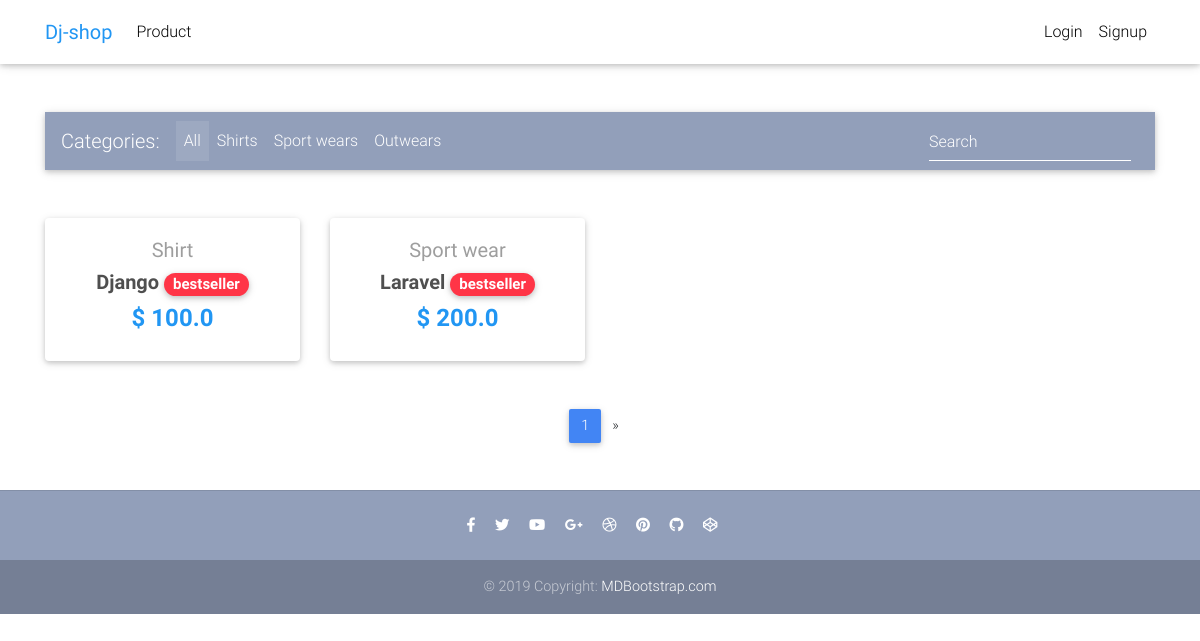
The page / on the database its author committed.
### core/models.py (models this page shows, shortened)
class Item(models.Model):
    title          = models.CharField(max_length=100)
    price          = models.FloatField()
    discount_price = models.FloatField(default=False,blank=True,null=True)
    slug           = models.SlugField()
    category       = models.CharField(choices=CATEGORY_CHOSES,max_length=2)
    label          = models.CharField(choices=LABEL_CHOSES,max_length=1)
    description    = models.CharField(max_length=100)
    def get_absolute_url(self):
        return reverse('core:product', kwargs={'slug': self.slug})

### core/views.py (the view)
# urls.py: path('', ProductList.as_view(), name='home'),
class ProductList(ListView):
    model = Item
    paginate_by = 2
    template_name = 'product_list.html'

### core/templates/product_list.html (shortened to what this page needs)
{% load static %}
{% load cart_template_tags %}
<!DOCTYPE html>
<html lang="en">
<head>
  <link rel="stylesheet" href="https://use.fontawesome.com/releases/v5.11.2/css/all.css">
  <link href="{% static 'css/bootstrap.min.css'%}" rel="stylesheet">
  <link href="{% static 'css/mdb.min.css'%}" rel="stylesheet">
  <link href="{% static 'css/style.min.css'%}" rel="stylesheet">
</head>
<body>
  <nav class="navbar fixed-top navbar-expand-lg navbar-light white scrolling-navbar">
    <div class="container">
      <a class="navbar-brand waves-effect" href="{% url 'core:home' %}">
        <strong class="blue-text">Dj-shop</strong>
      </a>
      <div class="collapse navbar-collapse" id="navbarSupportedContent">
        <ul class="navbar-nav mr-auto">
          <li class="nav-item">
            <a class="nav-link waves-effect" href="">Product</a>
          </li>
        </ul>
        <ul class="navbar-nav nav-flex-icons">
          {% if user.is_authenticated %}
          <li class="nav-item">
            <a class="nav-link waves-effect" href="{%url 'core:order_summary'%}">
              <span class="badge red z-depth-1 mr-1"> {{request.user|cart_item_count}} </span>
              <i class="fas fa-shopping-cart"></i>
              <span class="clearfix d-none d-sm-inline-block"> Cart </span>
            </a>
          </li>
          <li class="nav-item">
            <a class="nav-link waves-effect" href="{%url 'account_logout' %}">
              <span class="clearfix d-none d-sm-inline-block"> Logout </span>
            </a>
          </li>
          {%else%}
          <li class="nav-item">
            <a class="nav-link waves-effect" href="{%url 'account_login' %}">
              <span class="clearfix d-none d-sm-inline-block"> Login </span>
            </a>
          </li>
          <li class="nav-item">
            <a class="nav-link waves-effect" href="{%url 'account_signup' %}">
              <span class="clearfix d-none d-sm-inline-block"> Signup </span>
            </a>
          </li>
          {%endif%}
        </ul>
      </div>
    </div>
  </nav>
  <div class=" p-5">
  </div>
    <a class="carousel-control-prev" href="#carousel-example-1z" role="button" data-slide="prev">
      <span class="carousel-control-prev-icon" aria-hidden="true"></span>
    </a>
    <a class="carousel-control-next" href="#carousel-example-1z" role="button" data-slide="next">
      <span class="carousel-control-next-icon" aria-hidden="true"></span>
    </a>
  <main>
    <div class="container">
      <nav class="navbar navbar-expand-lg navbar-dark mdb-color lighten-3 mt-3 mb-5">
        <span class="navbar-brand">Categories:</span>
        <div class="collapse navbar-collapse" id="basicExampleNav">
          <ul class="navbar-nav mr-auto">
            <li class="nav-item active">
              <a class="nav-link" href="#">All
              </a>
            </li>
            <li class="nav-item">
              <a class="nav-link" href="#">Shirts</a>
            </li>
            <li class="nav-item">
              <a class="nav-link" href="#">Sport wears</a>
            </li>
            <li class="nav-item">
              <a class="nav-link" href="#">Outwears</a>
            </li>
          </ul>
          <form class="form-inline">
            <div class="md-form my-0">
              <input class="form-control mr-sm-2" type="text" placeholder="Search" aria-label="Search">
            </div>
          </form>
        </div>
      </nav>
      <section class="text-center mb-4">
        <div class="row wow fadeIn">
{% for item in object_list %}
          <div class="col-lg-3 col-md-6 mb-4">
            <div class="card">
              <div class="card-body text-center">
                <a href="{{item.get_absolute_url}}" class="grey-text">
                  <h5>{{item.get_category_display}}</h5>
                </a>
                <h5>
                  <strong>
                    <a href="{{item.get_absolute_url}}" class="dark-grey-text">{{item.title}}
                      <span class="badge badge-pill {{item.get_label_display}}-color">bestseller</span>
                    </a>
                  </strong>
                </h5>
                <h4 class="font-weight-bold blue-text">
                  <strong>$
                    {% if item.discount_price%}
                    {{item.discount_price}}
                    {%else%}
                    {{item.price}}
                    {% endif %}
                  </strong>
                </h4>
              </div>
            </div>
          </div>
{%endfor%}
        </div>
      </section>
{% if is_paginated %}
      <nav class="d-flex justify-content-center wow fadeIn">
        <ul class="pagination pg-blue">
          <li class="page-item active">
            <a class="page-link" href="?page={{page_obj.number}}">{{page_obj.number}}
            </a>
          </li>
          {% if page_obj.has_next %}
          <li class="page-item">
            <a class="page-link" href="?page={{page_obj.next_page_number}}" aria-label="Next">
              <span aria-hidden="true">&raquo;</span>
            </a>
          </li>
          {% endif %}
        </ul>
      </nav>
      {% endif %}
    </div>
  </main>
  <footer class="page-footer text-center font-small mt-4 wow fadeIn">
    <hr class="my-4">
    <div class="pb-4">
      <a href="https://www.facebook.com/mdbootstrap" target="_blank">
        <i class="fab fa-facebook-f mr-3"></i>
      </a>
      <a href="https://twitter.com/MDBootstrap" target="_blank">
        <i class="fab fa-twitter mr-3"></i>
      </a>
      <a href="https://www.youtube.com/watch?v=7MUISDJ5ZZ4" target="_blank">
        <i class="fab fa-youtube mr-3"></i>
      </a>
      <a href="https://plus.google.com/u/0/b/107863090883699620484" target="_blank">
        <i class="fab fa-google-plus-g mr-3"></i>
      </a>
      <a href="https://dribbble.com/mdbootstrap" target="_blank">
        <i class="fab fa-dribbble mr-3"></i>
      </a>
      <a href="https://pinterest.com/mdbootstrap" target="_blank">
        <i class="fab fa-pinterest mr-3"></i>
      </a>
      <a href="https://github.com/mdbootstrap/bootstrap-material-design" target="_blank">
        <i class="fab fa-github mr-3"></i>
      </a>
      <a href="http://codepen.io/mdbootstrap/" target="_blank">
        <i class="fab fa-codepen mr-3"></i>
      </a>
    </div>
    <div class="footer-copyright py-3">
      © 2019 Copyright:
      <a href="https://mdbootstrap.com/education/bootstrap/" target="_blank"> MDBootstrap.com </a>
    </div>
  </footer>
</body>
</html>

### core/templates/product_list.html (style rules this page uses)
html, body, header, .carousel { height: 60vh; }

### rows shown on the page
Item: category "Shirt", title "Django", price "100.0"
Item: category "Sport wear", title "Laravel", discount_price "200.0"

### other values the page prints
{{ page_obj.number }} "1"
